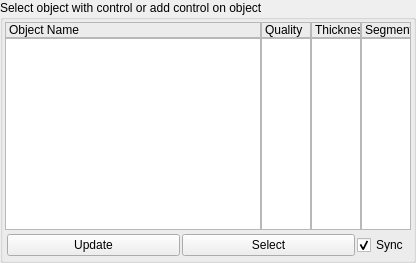
         <widget class="QGroupBox" name="SetupCharacter">
          <property name="title">
           <string>Select object with control or add control on object</string>
          </property>
          <property name="flat">
           <bool>false</bool>
          </property>
          <property name="checkable">
           <bool>false</bool>
          </property>
          <layout class="QVBoxLayout" name="verticalLayout_2">
           <property name="spacing">
            <number>2</number>
           </property>
           <property name="margin">
            <number>2</number>
           </property>
           <item>
            <layout class="QHBoxLayout" name="horizontalLayout_7">
             <property name="spacing">
              <number>0</number>
             </property>
             <item>
              <layout class="QVBoxLayout" name="verticalLayout_12">
               <property name="spacing">
                <number>0</number>
               </property>
               <item>
                <widget class="QLabel" name="objectScrollListLable">
                 <property name="sizePolicy">
                  <sizepolicy hsizetype="Expanding" vsizetype="Fixed">
                   <horstretch>0</horstretch>
                   <verstretch>0</verstretch>
                  </sizepolicy>
                 </property>
                 <property name="minimumSize">
                  <size>
                   <width>200</width>
                   <height>0</height>
                  </size>
                 </property>
                 <property name="frameShape">
                  <enum>QFrame::StyledPanel</enum>
                 </property>
                 <property name="lineWidth">
                  <number>1</number>
                 </property>
                 <property name="midLineWidth">
                  <number>1</number>
                 </property>
                 <property name="text">
                  <string>Object Name</string>
                 </property>
                 <property name="margin">
                  <number>2</number>
                 </property>
                </widget>
               </item>
               <item>
                <widget class="QListWidget" name="objectScrollList">
                 <property name="sizePolicy">
                  <sizepolicy hsizetype="Expanding" vsizetype="Expanding">
                   <horstretch>0</horstretch>
                   <verstretch>0</verstretch>
                  </sizepolicy>
                 </property>
                 <property name="minimumSize">
                  <size>
                   <width>200</width>
                   <height>0</height>
                  </size>
                 </property>
                 <property name="maximumSize">
                  <size>
                   <width>16777215</width>
                   <height>16777215</height>
                  </size>
                 </property>
                 <property name="verticalScrollBarPolicy">
                  <enum>Qt::ScrollBarAsNeeded</enum>
                 </property>
                 <property name="editTriggers">
                  <set>QAbstractItemView::AllEditTriggers</set>
                 </property>
                 <property name="alternatingRowColors">
                  <bool>true</bool>
                 </property>
                 <property name="selectionMode">
                  <enum>QAbstractItemView::ContiguousSelection</enum>
                 </property>
                 <property name="currentRow">
                  <number>-1</number>
                 </property>
                 <property name="-sc" stdset="0">
                  <string>&quot;selListCRCAction; setCRCAttr ShaveQuality gui; setCRCAttr Thickness gui&quot;</string>
                 </property>
                </widget>
               </item>
              </layout>
             </item>
             <item>
              <layout class="QVBoxLayout" name="verticalLayout_13">
               <property name="spacing">
                <number>0</number>
               </property>
               <item>
                <widget class="QLabel" name="qualityListLable">
                 <property name="sizePolicy">
                  <sizepolicy hsizetype="Minimum" vsizetype="Fixed">
                   <horstretch>0</horstretch>
                   <verstretch>0</verstretch>
                  </sizepolicy>
                 </property>
                 <property name="minimumSize">
                  <size>
                   <width>50</width>
                   <height>0</height>
                  </size>
                 </property>
                 <property name="maximumSize">
                  <size>
                   <width>50</width>
                   <height>16777215</height>
                  </size>
                 </property>
                 <property name="frameShape">
                  <enum>QFrame::StyledPanel</enum>
                 </property>
                 <property name="text">
                  <string>Quality</string>
                 </property>
                 <property name="margin">
                  <number>2</number>
                 </property>
                </widget>
               </item>
               <item>
                <widget class="QListWidget" name="qualityList">
                 <property name="sizePolicy">
                  <sizepolicy hsizetype="Minimum" vsizetype="Expanding">
                   <horstretch>0</horstretch>
                   <verstretch>0</verstretch>
                  </sizepolicy>
                 </property>
                 <property name="minimumSize">
                  <size>
                   <width>50</width>
                   <height>0</height>
                  </size>
                 </property>
                 <property name="maximumSize">
                  <size>
                   <width>50</width>
                   <height>16777215</height>
                  </size>
                 </property>
                 <property name="sizeIncrement">
                  <size>
                   <width>0</width>
                   <height>0</height>
                  </size>
                 </property>
                 <property name="baseSize">
                  <size>
                   <width>0</width>
                   <height>0</height>
                  </size>
                 </property>
                 <property name="verticalScrollBarPolicy">
                  <enum>Qt::ScrollBarAsNeeded</enum>
                 </property>
                 <property name="alternatingRowColors">
                  <bool>true</bool>
                 </property>
                 <property name="selectionMode">
                  <enum>QAbstractItemView::NoSelection</enum>
                 </property>
                </widget>
               </item>
              </layout>
             </item>
             <item>
              <layout class="QVBoxLayout" name="verticalLayout_14">
               <property name="spacing">
                <number>0</number>
               </property>
               <item>
                <widget class="QLabel" name="thicknessListLable">
                 <property name="sizePolicy">
                  <sizepolicy hsizetype="Minimum" vsizetype="Fixed">
                   <horstretch>0</horstretch>
                   <verstretch>0</verstretch>
                  </sizepolicy>
                 </property>
                 <property name="minimumSize">
                  <size>
                   <width>50</width>
                   <height>0</height>
                  </size>
                 </property>
                 <property name="maximumSize">
                  <size>
                   <width>50</width>
                   <height>16777215</height>
                  </size>
                 </property>
                 <property name="frameShape">
                  <enum>QFrame::StyledPanel</enum>
                 </property>
                 <property name="text">
                  <string>Thickness</string>
                 </property>
                 <property name="margin">
                  <number>2</number>
                 </property>
                </widget>
               </item>
               <item>
                <widget class="QListWidget" name="thicknessList">
                 <property name="sizePolicy">
                  <sizepolicy hsizetype="Minimum" vsizetype="Expanding">
                   <horstretch>0</horstretch>
                   <verstretch>0</verstretch>
                  </sizepolicy>
                 </property>
                 <property name="minimumSize">
                  <size>
                   <width>50</width>
                   <height>0</height>
                  </size>
                 </property>
                 <property name="maximumSize">
                  <size>
                   <width>50</width>
                   <height>16777215</height>
                  </size>
                 </property>
                 <property name="sizeIncrement">
                  <size>
                   <width>0</width>
                   <height>0</height>
                  </size>
                 </property>
                 <property name="baseSize">
                  <size>
                   <width>0</width>
                   <height>0</height>
                  </size>
                 </property>
                 <property name="verticalScrollBarPolicy">
                  <enum>Qt::ScrollBarAsNeeded</enum>
                 </property>
                 <property name="alternatingRowColors">
                  <bool>true</bool>
                 </property>
                 <property name="selectionMode">
                  <enum>QAbstractItemView::NoSelection</enum>
                 </property>
                </widget>
               </item>
              </layout>
             </item>
             <item>
              <layout class="QVBoxLayout" name="verticalLayout_15">
               <property name="spacing">
                <number>0</number>
               </property>
               <item>
                <widget class="QLabel" name="affectSegmentListLable">
                 <property name="sizePolicy">
                  <sizepolicy hsizetype="Minimum" vsizetype="Fixed">
                   <horstretch>0</horstretch>
                   <verstretch>0</verstretch>
                  </sizepolicy>
                 </property>
                 <property name="minimumSize">
                  <size>
                   <width>50</width>
                   <height>0</height>
                  </size>
                 </property>
                 <property name="maximumSize">
                  <size>
                   <width>50</width>
                   <height>16777215</height>
                  </size>
                 </property>
                 <property name="frameShape">
                  <enum>QFrame::StyledPanel</enum>
                 </property>
                 <property name="text">
                  <string>Segment</string>
                 </property>
                 <property name="margin">
                  <number>2</number>
                 </property>
                </widget>
               </item>
               <item>
                <widget class="QListWidget" name="affectSegmentList">
                 <property name="sizePolicy">
                  <sizepolicy hsizetype="Minimum" vsizetype="Expanding">
                   <horstretch>0</horstretch>
                   <verstretch>0</verstretch>
                  </sizepolicy>
                 </property>
                 <property name="minimumSize">
                  <size>
                   <width>50</width>
                   <height>0</height>
                  </size>
                 </property>
                 <property name="maximumSize">
                  <size>
                   <width>50</width>
                   <height>16777215</height>
                  </size>
                 </property>
                 <property name="sizeIncrement">
                  <size>
                   <width>0</width>
                   <height>0</height>
                  </size>
                 </property>
                 <property name="baseSize">
                  <size>
                   <width>0</width>
                   <height>0</height>
                  </size>
                 </property>
                 <property name="verticalScrollBarPolicy">
                  <enum>Qt::ScrollBarAsNeeded</enum>
                 </property>
                 <property name="alternatingRowColors">
                  <bool>true</bool>
                 </property>
                 <property name="selectionMode">
                  <enum>QAbstractItemView::NoSelection</enum>
                 </property>
                </widget>
               </item>
              </layout>
             </item>
            </layout>
           </item>
           <item>
            <layout class="QHBoxLayout" name="horizontalLayout_4">
             <property name="spacing">
              <number>2</number>
             </property>
             <property name="margin">
              <number>2</number>
             </property>
             <item>
              <widget class="QPushButton" name="reloadObjectsButton">
               <property name="sizePolicy">
                <sizepolicy hsizetype="Expanding" vsizetype="Fixed">
                 <horstretch>0</horstretch>
                 <verstretch>0</verstretch>
                </sizepolicy>
               </property>
               <property name="statusTip">
                <string>Reload object in View</string>
               </property>
               <property name="text">
                <string>Update</string>
               </property>
               <property name="-command" stdset="0">
                <string>updateCRCObjectsInScene</string>
               </property>
              </widget>
             </item>
             <item>
              <widget class="QPushButton" name="selectObjectButton">
               <property name="sizePolicy">
                <sizepolicy hsizetype="Expanding" vsizetype="Fixed">
                 <horstretch>0</horstretch>
                 <verstretch>0</verstretch>
                </sizepolicy>
               </property>
               <property name="text">
                <string>Select</string>
               </property>
               <property name="-c" stdset="0">
                <string>selectCRCObject</string>
               </property>
              </widget>
             </item>
             <item>
              <widget class="QCheckBox" name="syncSelectCheckBox">
               <property name="text">
                <string>Sync</string>
               </property>
               <property name="checked">
                <bool>true</bool>
               </property>
              </widget>
             </item>
            </layout>
           </item>
          </layout>
         </widget>
